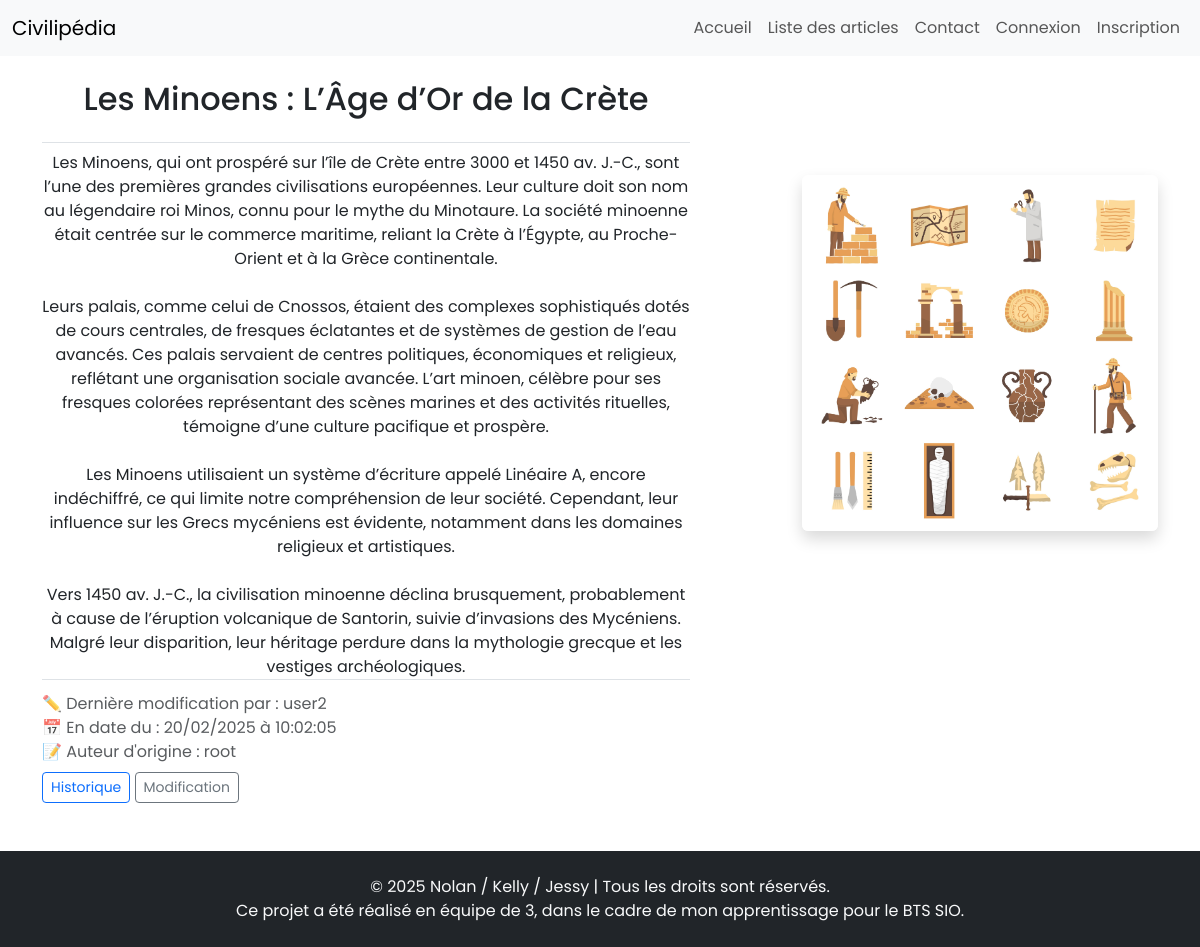
Screenshot of /templateArt.php?articleID=9 with the database file from the repository.
### tables this page shows
CREATE TABLE IF NOT EXISTS article (
    id INT AUTO_INCREMENT PRIMARY KEY,
    title VARCHAR(255) NOT NULL,
    content TEXT NOT NULL,
    created_at DATETIME NOT NULL,
    updated_at DATETIME NULL,
    firstAuthor INT NOT NULL,
    user_id INT NOT NULL,
    FOREIGN KEY (firstAuthor) REFERENCES user(id) ON DELETE CASCADE,
    FOREIGN KEY (user_id) REFERENCES user(id) ON DELETE CASCADE
);

CREATE TABLE IF NOT EXISTS user (
    id INT AUTO_INCREMENT PRIMARY KEY,
    username VARCHAR(50) NOT NULL UNIQUE,  
    password VARCHAR(255) NOT NULL,
    role ENUM('user', 'admin') NOT NULL  
);

### src/model/ArtModel/postArtModel.php (called while the page is built, shortened)
<?php
class ArtPostModel
{
    public function getPostArt(PDO $bdd, $postArtId)
    {
        $recupPostArt = $bdd->prepare('SELECT * FROM article WHERE id = :id');
        $recupPostArt->execute(['id' => $postArtId]);
        return $recupPostArt->fetchAll(PDO::FETCH_ASSOC);
    }
    public function getPostArtUser(PDO $bdd, $postArtUserId)
    {
        $recupPostArtUser = $bdd->prepare(
            'SELECT username FROM user WHERE id = :id'
        );
        $recupPostArtUser->execute(['id' => $postArtUserId]);
        return $recupPostArtUser->fetch(PDO::FETCH_ASSOC);
    }
    public function getFirstPostArtUser(PDO $bdd, $postArtUserId)
    {
        $recupPostArtUser = $bdd->prepare(
            'SELECT username FROM user WHERE id = :id'
        );
        $recupPostArtUser->execute(['id' => $postArtUserId]);
        return $recupPostArtUser->fetch(PDO::FETCH_ASSOC);
    }
    public function getArticleImage(PDO $bdd, $articleID)
    {
        $query = $bdd->prepare('SELECT url FROM image WHERE article_id = :article_id LIMIT 1');
        $query->execute(['article_id' => $articleID]);
        return $query->fetch(PDO::FETCH_ASSOC);
    }
}

### src/control/ArtControl/postArt.php (the view, shortened to what this page needs)
<?php
require_once 'src/model/ArtModel/postArtModel.php';
include_once 'src/control/BDDControl/connectBDD.php';
if (!empty($_GET['articleID'])) {
    $postArtId = intval($_GET['articleID']);
} else {
    throw new Exception("Identifiant de l'article non spécifié.");
}
$artPostModel = new ArtPostModel();
$articles = $artPostModel->getPostArt($bdd, $postArtId);
$imageData = $artPostModel->getArticleImage($bdd, $postArtId);
$imageUrl = $imageData['url'] ?? 'assets/img/civilisation.jpg';
if (!empty($articles)) {
    $postArtUser = $articles[0]['user_id'];
    $postArtFirstUser = $articles[0]['firstAuthor'];
    $userArticles = $artPostModel->getPostArtUser($bdd, $postArtUser);
    $userFirstArticles = $artPostModel->getFirstPostArtUser($bdd, $postArtFirstUser);
} else {
    throw new Exception("Article non trouvé.");
}
foreach ($articles as $article) {
    $dateToShow = !empty($article['updated_at']) ? $article['updated_at'] : $article['created_at'];
?>
    <div class="container mt-4">
        <div class="row">
            <div class="col-md-8 article-container">
                <h2 class="title font-weight-bold border-bottom pb-4 text-center"> <?= htmlspecialchars($article['title']); ?> </h2>
                <div class="text text-center"> <?= nl2br($article['content']); ?> </div>
                <div class="text-muted border-top pt-1">
                    <p class="mb-0 mt-2">✏️ Dernière modification par : <?= htmlspecialchars($userArticles['username'] ?? 'Aucune modification'); ?></p>
                    <p class="mb-0">📅 En date du : <?= date("d/m/Y à h:m:s", strtotime($dateToShow)); ?></p>
                    <p class="mb-0 mt-0">📝 Auteur d'origine : <?= htmlspecialchars($userFirstArticles['username']); ?></p>
                </div>
                <div class="mt-2">
                    <a href="templateArtV.php?articleVID=<?php echo $postArtId; ?>" class="btn btn-outline-primary btn-sm">Historique</a>
                    <a href="updateArt.php?articleID=<?php echo $postArtId; ?>" class="btn btn-outline-secondary btn-sm">Modification</a>
                </div>
            </div>
            <div class="col-md-4 d-flex justify-content-center d-none d-md-block">
                <div class="sticky-top" style="top: 175px; height: 450px;">
                    <img src="<?= htmlspecialchars($imageUrl) ?>" alt="Image de l'article" class="img-fluid rounded shadow mx-auto d-block">
                </div>
            </div>
        </div>
    </div>
<?php
}
?>

### css/baseStyle.css (style rules this page uses)
* { margin: 0; padding: 0; box-sizing: border-box; text-decoration: none; list-style: none; font-family: "Poppins", sans-serif; }

### templateArt.php (style rules this page uses)
@media screen and (min-width: 768px) { .article-container { padding-right: 100px; } }

### rows the page displays
article: title "Les Minoens : L’Âge d’Or de la Crète", content "Les Minoens, qui ont prospéré sur l’île de Crète entre 3000 et 1450 av. J.-C., sont l’une des premières grandes civilisations européennes. Leur culture doit son nom au légendaire roi Minos, connu pour le mythe du Minotaure. La société minoenne était centrée sur le commerce maritime, reliant la Crète à l’Égypte, au Proche-Orient et à la Grèce continentale. Leurs palais, comme celui de Cnossos, étaient des complexes sophistiqués dotés de cours centrales, de fresques éclatantes et de systèmes de gestion de l’eau avancés. Ces palais servaient de centres politiques, économiques et religieux, reflétant une organisation sociale avancée. L’art minoen, célèbre pour ses fresques colorées représentant…", user.username "user2", date("d/m/Y à h:m:s", strtotime($dateToShow)) "20/02/2025 à 10:02:05", firstAuthor.username "root"
